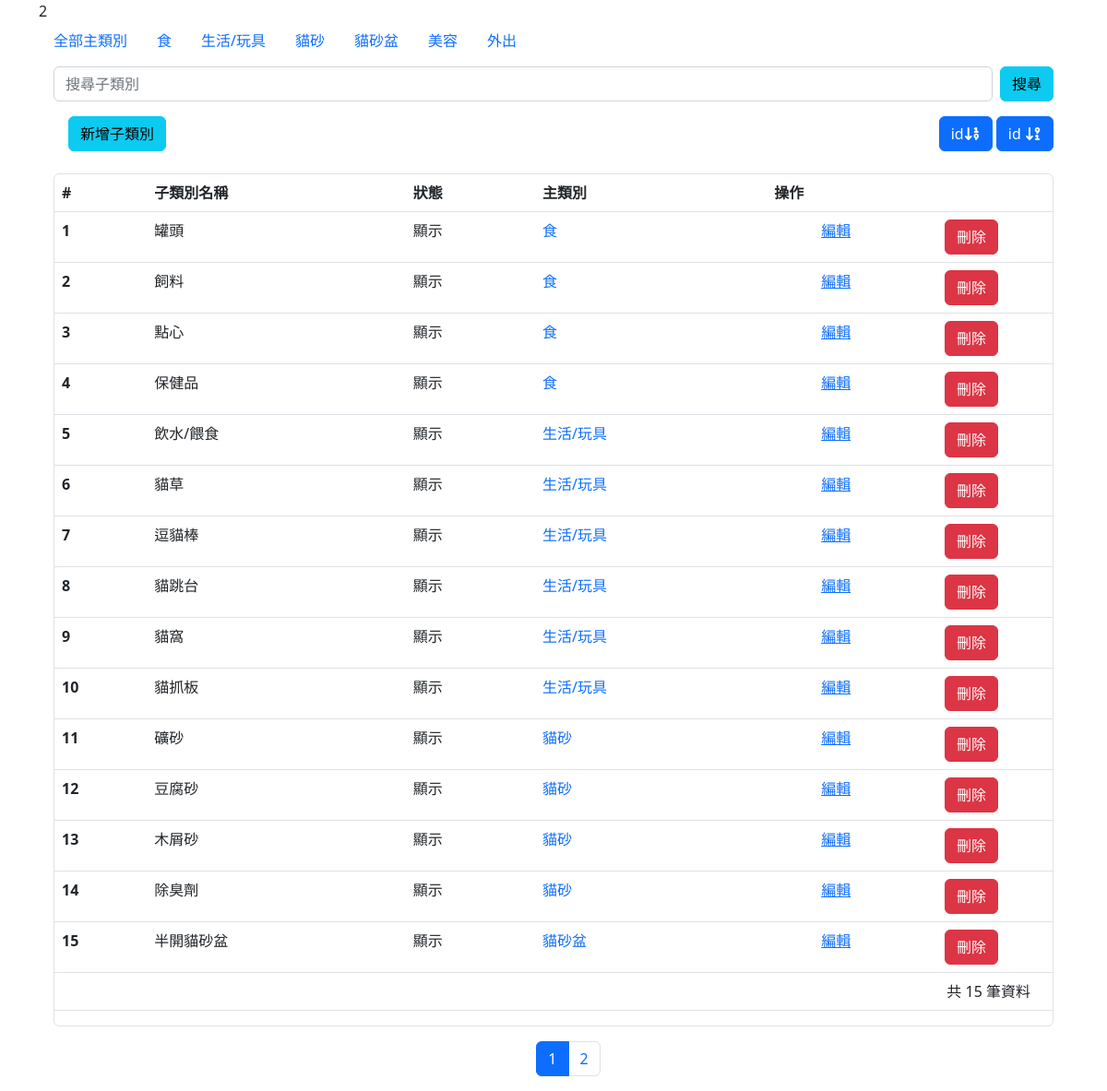
The app's page /category/category.php with its own data.
### tables this page shows
CREATE TABLE `category` (
  `category_id` int(30) NOT NULL,
  `category_name` varchar(30) NOT NULL
);

CREATE TABLE `subcategory` (
  `subcategory_id` int(30) UNSIGNED NOT NULL,
  `subcategory_name` varchar(30) NOT NULL,
  `category_id` int(30) NOT NULL,
  `valid` tinyint(4) NOT NULL
);

### category/category.php (the view, shortened to what this page needs)
<?php include("db_connect.php") ?>
<?php
$sqlCategory = "SELECT * FROM category ";
$resultCategory = $conn->query($sqlCategory);
$cateMainRows = $resultCategory->fetch_all(MYSQLI_ASSOC);
$page = isset($_GET["page"]) ? $_GET["page"] : 1;
$type = isset($_GET["type"]) ? $_GET["type"] : 1;
$sqlPage = "SELECT subcategory_id FROM subcategory WHERE valid=1";
$resultPage = $conn->query($sqlPage);
$totalUser = $resultPage->num_rows;
$perPage = 15;
$startItem = ($page - 1) * $perPage;
$totalPage = ceil($totalUser / $perPage);
if (isset($_GET["category"])) {
  $getCate = $_GET["category"];
  $sql = "SELECT c.category_name, c.category_id, s.subcategory_id, s.subcategory_name, s.valid
  FROM subcategory AS s
  JOIN category AS c
  ON s.category_id = c.category_id
  WHERE s.category_id = $getCate
";
} elseif ($type == 1) {
  $page = isset($_GET["page"]) ? $_GET["page"] : 1;
  $sql = "SELECT c.category_name, c.category_id, s.subcategory_id, s.subcategory_name, s.valid
  FROM subcategory AS s
  JOIN category AS c
  ON s.category_id = c.category_id
  WHERE valid = 1
  ORDER BY s.subcategory_id ASC
  LIMIT $startItem,$perPage
  ";
} else {
  $sql = "SELECT c.category_name, c.category_id, s.subcategory_id, s.subcategory_name, s.valid
  FROM subcategory AS s
  JOIN category AS c
  ON s.category_id = c.category_id
";
}
$resultCate = $conn->query($sql);
$subcategory_count = $resultCate->num_rows;
$cateRows = $resultCate->fetch_all(MYSQLI_ASSOC);
?>
<!doctype html>
<html lang="en">
<head>
  <link href="https://cdn.jsdelivr.net/npm/bootstrap@5.2.1/dist/css/bootstrap.min.css" rel="stylesheet">
  <link rel="stylesheet" href="https://cdnjs.cloudflare.com/ajax/libs/font-awesome/6.4.0/css/all.min.css" />
</head>
<body>
  <div class="container">
    <?= $totalPage ?>
    <ul class="nav">
      <li class="nav-item">
        <a class="nav-link active" aria-current="page" href="category.php">全部主類別</a>
      </li>
      <?php foreach ($cateMainRows as $mainCATE) : ?>
        <li class="nav-item">
          <a class="nav-link" href="category.php?category=<?= $mainCATE["category_id"] ?>"><?= $mainCATE["category_name"] ?></a>
        </li>
      <?php endforeach; ?>
    </ul>
  </div>
  <div class="container">
    <div class="py-2 px-3">
      <form action="search-category.php">
        <div class="row gx-2">
          <div class="col">
            <input type="text" class="form-control" placeholder="搜尋子類別" name="name">
          </div>
          <div class="col-auto">
            <button class="btn btn-info">搜尋</button>
          </div>
        </div>
      </form>
    </div>
  </div>
  <div class="container">
    <div class="py-2 d-flex justify-content-between px-3">
      <div class="col">
        <a class="btn btn-info mx-3" href="add-category.php"> 新增子類別</a>
      </div>
      <div class="col-auto">
        <a href="category.php?page=<?= $page ?>&type=1" class="btn btn-primary ">id<i class="fa-solid fa-arrow-down-1-9"></i></a>
        <a href="category.php?page=<?= $page ?>&type=2" class="btn btn-primary ">id
          <i class="fa-solid fa-arrow-down-9-1"></i></a>
      </div>
    </div>
    <div class="table-wrapper m-3 border border-1 rounded">
      <table class="table">
        <thead>
          <tr>
            <th scope="col">#</th>
            <th scope="col">子類別名稱</th>
            <th scope="col">狀態</th>
            <th scope="col">主類別</th>
            <th scope="col">操作</th>
          </tr>
        </thead>
        <tbody>
          <?php foreach ($cateRows as $subCATE) : ?>
            <tr>
              <th scope="row"><?= $subCATE["subcategory_id"] ?></th>
              <td><?= $subCATE["subcategory_name"] ?></td>
              <td>
                <?php if ($subCATE["valid"] == "1") {
                  echo " 顯示";
                } elseif ($subCATE["valid"] == "0") {
                  echo " 隱藏";
                } ?>
              </td>
              <td>
                <a href="category.php?category=<?= $subCATE["category_id"] ?>" class="text-decoration-none">
                  <?= $subCATE["category_name"] ?>
                </a>
              </td>
              <td>
                <div class="d-flex justify-content-around">
                  <div class="col-auto ">
                    <a href="edit-category.php?id=<?= $subCATE["subcategory_id"] ?>">編輯</a>
                  </div>
                  <div class="col-auto ">
                    <form action="dodeleted-category.php" method="post" id="deleteForm">
                      <input class="btn btn-danger" type="submit" value="刪除" name="delete">
                    </form>
                  </div>
              </td>
            </tr>
          <?php endforeach; ?>
        </tbody>
        <tr>
          <td colspan="6" class="text-end px-4"> 共 <?= $subcategory_count ?> 筆資料 </td>
        </tr>
      </table>
    </div>
    <div class="container mx-3 d-flex justify-content-center">
      <nav aria-label="Page navigation example">
        <ul class="pagination">
          <?php for ($i = 1; $i <= $totalPage; $i++) : ?>
            <li class="page-item <?php if ($i == $page) echo "active"; ?>">
              <a class="page-link" href="category.php?page=<?= $i ?>"><?= $i ?></a>
            </li>
          <?php endfor; ?>
        </ul>
      </nav>
    </div>
  </div>
</body>
</html>

### records on screen
category: category_name "食"
category: category_name "生活/玩具"
category: category_name "貓砂"
category: category_name "貓砂盆"
category: category_name "美容"
category: category_name "外出"
subcategory: subcategory_id "1", subcategory_name "罐頭", valid "顯示", category.category_name "食"
subcategory: subcategory_id "2", subcategory_name "飼料", valid "顯示", category.category_name "食"
subcategory: subcategory_id "3", subcategory_name "點心", valid "顯示", category.category_name "食"
subcategory: subcategory_id "4", subcategory_name "保健品", valid "顯示", category.category_name "食"
subcategory: subcategory_id "5", subcategory_name "飲水/餵食", valid "顯示", category.category_name "生活/玩具"
subcategory: subcategory_id "6", subcategory_name "貓草", valid "顯示", category.category_name "生活/玩具"
subcategory: subcategory_id "7", subcategory_name "逗貓棒", valid "顯示", category.category_name "生活/玩具"
subcategory: subcategory_id "8", subcategory_name "貓跳台", valid "顯示", category.category_name "生活/玩具"
subcategory: subcategory_id "9", subcategory_name "貓窩", valid "顯示", category.category_name "生活/玩具"
subcategory: subcategory_id "10", subcategory_name "貓抓板", valid "顯示", category.category_name "生活/玩具"
subcategory: subcategory_id "11", subcategory_name "礦砂", valid "顯示", category.category_name "貓砂"
subcategory: subcategory_id "12", subcategory_name "豆腐砂", valid "顯示", category.category_name "貓砂"
subcategory: subcategory_id "13", subcategory_name "木屑砂", valid "顯示", category.category_name "貓砂"
subcategory: subcategory_id "14", subcategory_name "除臭劑", valid "顯示", category.category_name "貓砂"
subcategory: subcategory_id "15", subcategory_name "半開貓砂盆", valid "顯示", category.category_name "貓砂盆"

### other values on screen
$totalPage "2"
$subcategory_count "15"
